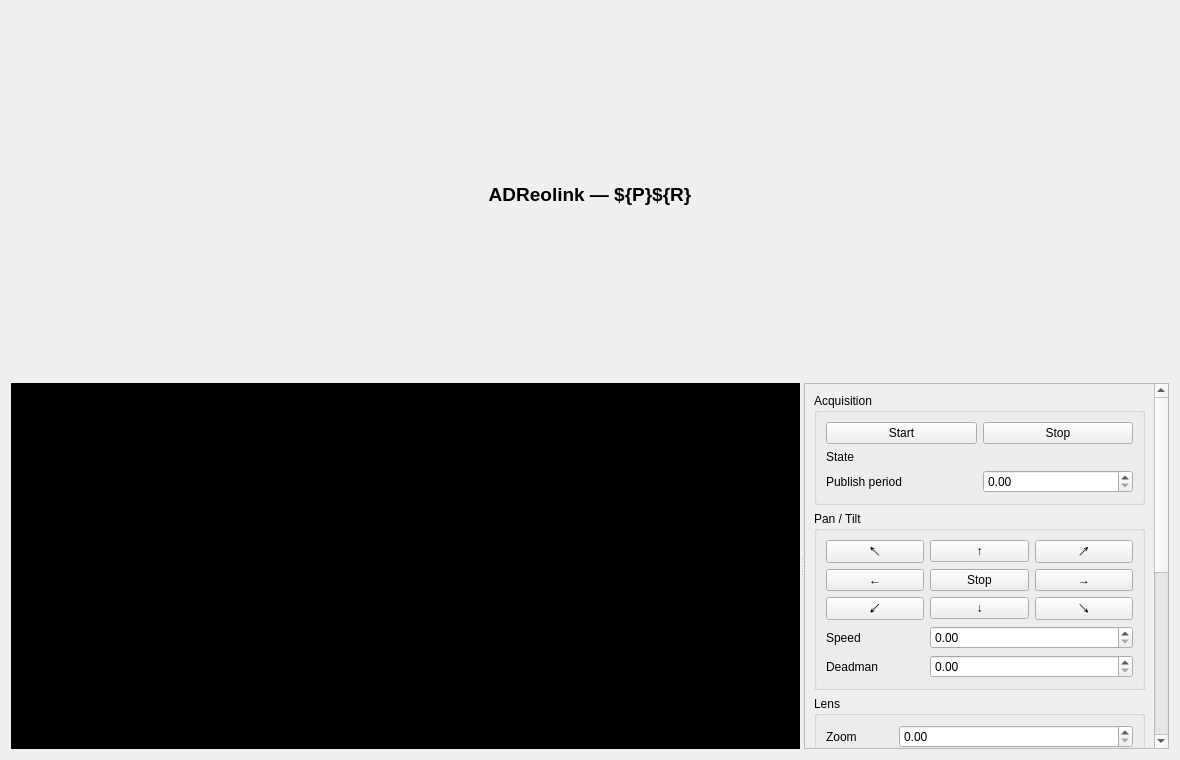
<?xml version="1.0" encoding="UTF-8"?>
<ui version="4.0">
 <class>ADReolink</class>
 <widget class="QWidget" name="ADReolink">
  <property name="geometry">
   <rect><x>0</x><y>0</y><width>1180</width><height>760</height></rect>
  </property>
  <property name="windowTitle"><string>ADReolink Camera</string></property>
  <layout class="QVBoxLayout" name="verticalLayout">
   <item>
    <widget class="QLabel" name="titleLabel">
     <property name="font"><font><pointsize>14</pointsize><weight>75</weight><bold>true</bold></font></property>
     <property name="text"><string>ADReolink — ${P}${R}</string></property>
     <property name="alignment"><set>Qt::AlignCenter</set></property>
    </widget>
   </item>
   <item>
    <widget class="QSplitter" name="splitter">
     <property name="orientation"><enum>Qt::Horizontal</enum></property>
     <widget class="PyDMImageView" name="cameraImage">
      <property name="minimumSize"><size><width>640</width><height>360</height></size></property>
      <property name="styleSheet"><string notr="true">background-color: rgb(0, 0, 0);</string></property>
      <property name="autoDownsample" stdset="0"><bool>true</bool></property>
      <property name="normalizeData" stdset="0"><bool>false</bool></property>
      <property name="readingOrder" stdset="0"><enum>PyDMImageView::Clike</enum></property>
      <property name="imageChannel" stdset="0"><string>pva://${P}${R}Pva1:Image</string></property>
     </widget>
     <widget class="QScrollArea" name="controlsScrollArea">
      <property name="minimumSize"><size><width>360</width><height>0</height></size></property>
      <property name="widgetResizable"><bool>true</bool></property>
      <widget class="QWidget" name="controlsContents">
       <property name="geometry"><rect><x>0</x><y>0</y><width>350</width><height>730</height></rect></property>
       <layout class="QVBoxLayout" name="controlsLayout">
        <item>
         <widget class="QGroupBox" name="acquisitionGroup">
          <property name="title"><string>Acquisition</string></property>
          <layout class="QGridLayout" name="acquisitionLayout">
           <item row="0" column="0">
            <widget class="PyDMPushButton" name="startButton">
             <property name="text"><string>Start</string></property>
             <property name="channel" stdset="0"><string>ca://${P}${R}Acquire</string></property>
             <property name="pressValue" stdset="0"><string>1</string></property>
            </widget>
           </item>
           <item row="0" column="1">
            <widget class="PyDMPushButton" name="stopButton">
             <property name="text"><string>Stop</string></property>
             <property name="channel" stdset="0"><string>ca://${P}${R}Acquire</string></property>
             <property name="pressValue" stdset="0"><string>0</string></property>
            </widget>
           </item>
           <item row="1" column="0"><widget class="QLabel" name="stateTitle"><property name="text"><string>State</string></property></widget></item>
           <item row="1" column="1"><widget class="PyDMLabel" name="stateValue"><property name="channel" stdset="0"><string>ca://${P}${R}DetectorState_RBV</string></property></widget></item>
           <item row="2" column="0"><widget class="QLabel" name="periodTitle"><property name="text"><string>Publish period</string></property></widget></item>
           <item row="2" column="1">
            <widget class="PyDMSpinbox" name="periodValue">
             <property name="channel" stdset="0"><string>ca://${P}${R}AcquirePeriod</string></property>
             <property name="precisionFromPV" stdset="0"><bool>false</bool></property>
             <property name="precision" stdset="0"><number>2</number></property>
             <property name="showUnits" stdset="0"><bool>true</bool></property>
            </widget>
           </item>
          </layout>
         </widget>
        </item>
        <item>
         <widget class="QGroupBox" name="ptzGroup">
          <property name="title"><string>Pan / Tilt</string></property>
          <layout class="QGridLayout" name="ptzLayout">
           <item row="0" column="0"><widget class="PyDMPushButton" name="leftUpButton"><property name="text"><string>↖</string></property><property name="channel" stdset="0"><string>ca://${P}${R}PTZDirection</string></property><property name="pressValue" stdset="0"><string>5</string></property><property name="releaseValue" stdset="0"><string>0</string></property><property name="writeWhenRelease" stdset="0"><bool>true</bool></property></widget></item>
           <item row="0" column="1"><widget class="PyDMPushButton" name="upButton"><property name="text"><string>↑</string></property><property name="channel" stdset="0"><string>ca://${P}${R}PTZDirection</string></property><property name="pressValue" stdset="0"><string>1</string></property><property name="releaseValue" stdset="0"><string>0</string></property><property name="writeWhenRelease" stdset="0"><bool>true</bool></property></widget></item>
           <item row="0" column="2"><widget class="PyDMPushButton" name="rightUpButton"><property name="text"><string>↗</string></property><property name="channel" stdset="0"><string>ca://${P}${R}PTZDirection</string></property><property name="pressValue" stdset="0"><string>6</string></property><property name="releaseValue" stdset="0"><string>0</string></property><property name="writeWhenRelease" stdset="0"><bool>true</bool></property></widget></item>
           <item row="1" column="0"><widget class="PyDMPushButton" name="leftButton"><property name="text"><string>←</string></property><property name="channel" stdset="0"><string>ca://${P}${R}PTZDirection</string></property><property name="pressValue" stdset="0"><string>3</string></property><property name="releaseValue" stdset="0"><string>0</string></property><property name="writeWhenRelease" stdset="0"><bool>true</bool></property></widget></item>
           <item row="1" column="1"><widget class="PyDMPushButton" name="ptzStopButton"><property name="text"><string>Stop</string></property><property name="channel" stdset="0"><string>ca://${P}${R}PTZStop</string></property><property name="pressValue" stdset="0"><string>1</string></property></widget></item>
           <item row="1" column="2"><widget class="PyDMPushButton" name="rightButton"><property name="text"><string>→</string></property><property name="channel" stdset="0"><string>ca://${P}${R}PTZDirection</string></property><property name="pressValue" stdset="0"><string>4</string></property><property name="releaseValue" stdset="0"><string>0</string></property><property name="writeWhenRelease" stdset="0"><bool>true</bool></property></widget></item>
           <item row="2" column="0"><widget class="PyDMPushButton" name="leftDownButton"><property name="text"><string>↙</string></property><property name="channel" stdset="0"><string>ca://${P}${R}PTZDirection</string></property><property name="pressValue" stdset="0"><string>7</string></property><property name="releaseValue" stdset="0"><string>0</string></property><property name="writeWhenRelease" stdset="0"><bool>true</bool></property></widget></item>
           <item row="2" column="1"><widget class="PyDMPushButton" name="downButton"><property name="text"><string>↓</string></property><property name="channel" stdset="0"><string>ca://${P}${R}PTZDirection</string></property><property name="pressValue" stdset="0"><string>2</string></property><property name="releaseValue" stdset="0"><string>0</string></property><property name="writeWhenRelease" stdset="0"><bool>true</bool></property></widget></item>
           <item row="2" column="2"><widget class="PyDMPushButton" name="rightDownButton"><property name="text"><string>↘</string></property><property name="channel" stdset="0"><string>ca://${P}${R}PTZDirection</string></property><property name="pressValue" stdset="0"><string>8</string></property><property name="releaseValue" stdset="0"><string>0</string></property><property name="writeWhenRelease" stdset="0"><bool>true</bool></property></widget></item>
           <item row="3" column="0"><widget class="QLabel" name="speedTitle"><property name="text"><string>Speed</string></property></widget></item>
           <item row="3" column="1" colspan="2"><widget class="PyDMSpinbox" name="speedValue"><property name="channel" stdset="0"><string>ca://${P}${R}PTZSpeed</string></property><property name="precisionFromPV" stdset="0"><bool>false</bool></property><property name="precision" stdset="0"><number>0</number></property></widget></item>
           <item row="4" column="0"><widget class="QLabel" name="deadmanTitle"><property name="text"><string>Deadman</string></property></widget></item>
           <item row="4" column="1" colspan="2"><widget class="PyDMSpinbox" name="deadmanValue"><property name="channel" stdset="0"><string>ca://${P}${R}PTZMoveTimeout</string></property><property name="precisionFromPV" stdset="0"><bool>false</bool></property><property name="precision" stdset="0"><number>2</number></property><property name="showUnits" stdset="0"><bool>true</bool></property></widget></item>
          </layout>
         </widget>
        </item>
        <item>
         <widget class="QGroupBox" name="lensGroup">
          <property name="title"><string>Lens</string></property>
          <layout class="QFormLayout" name="lensLayout">
           <item row="0" column="0"><widget class="QLabel" name="zoomTitle"><property name="text"><string>Zoom</string></property></widget></item>
           <item row="0" column="1"><widget class="PyDMSpinbox" name="zoomValue"><property name="channel" stdset="0"><string>ca://${P}${R}Zoom</string></property><property name="precisionFromPV" stdset="0"><bool>false</bool></property><property name="precision" stdset="0"><number>0</number></property></widget></item>
           <item row="1" column="0"><widget class="QLabel" name="zoomRangeTitle"><property name="text"><string>Zoom range</string></property></widget></item>
           <item row="1" column="1"><layout class="QHBoxLayout" name="zoomRangeLayout"><item><widget class="PyDMLabel" name="zoomMin"><property name="channel" stdset="0"><string>ca://${P}${R}ZoomMin_RBV</string></property></widget></item><item><widget class="QLabel" name="zoomRangeSeparator"><property name="text"><string>to</string></property></widget></item><item><widget class="PyDMLabel" name="zoomMax"><property name="channel" stdset="0"><string>ca://${P}${R}ZoomMax_RBV</string></property></widget></item></layout></item>
           <item row="2" column="0"><widget class="QLabel" name="focusTitle"><property name="text"><string>Focus</string></property></widget></item>
           <item row="2" column="1"><widget class="PyDMSpinbox" name="focusValue"><property name="channel" stdset="0"><string>ca://${P}${R}Focus</string></property><property name="precisionFromPV" stdset="0"><bool>false</bool></property><property name="precision" stdset="0"><number>0</number></property></widget></item>
           <item row="3" column="0"><widget class="QLabel" name="focusRangeTitle"><property name="text"><string>Focus range</string></property></widget></item>
           <item row="3" column="1"><layout class="QHBoxLayout" name="focusRangeLayout"><item><widget class="PyDMLabel" name="focusMin"><property name="channel" stdset="0"><string>ca://${P}${R}FocusMin_RBV</string></property></widget></item><item><widget class="QLabel" name="focusRangeSeparator"><property name="text"><string>to</string></property></widget></item><item><widget class="PyDMLabel" name="focusMax"><property name="channel" stdset="0"><string>ca://${P}${R}FocusMax_RBV</string></property></widget></item></layout></item>
           <item row="4" column="0"><widget class="QLabel" name="autofocusTitle"><property name="text"><string>Autofocus</string></property></widget></item>
           <item row="4" column="1"><widget class="PyDMEnumComboBox" name="autofocusValue"><property name="channel" stdset="0"><string>ca://${P}${R}AutoFocus</string></property></widget></item>
           <item row="5" column="0" colspan="2"><widget class="PyDMPushButton" name="refocusButton"><property name="text"><string>Refocus</string></property><property name="channel" stdset="0"><string>ca://${P}${R}Refocus</string></property><property name="pressValue" stdset="0"><string>1</string></property></widget></item>
          </layout>
         </widget>
        </item>
        <item>
         <widget class="QGroupBox" name="statusGroup">
          <property name="title"><string>Status</string></property>
          <layout class="QFormLayout" name="statusLayout">
           <item row="0" column="0"><widget class="QLabel" name="rtspTitle"><property name="text"><string>RTSP</string></property></widget></item>
           <item row="0" column="1"><widget class="PyDMLabel" name="rtspValue"><property name="channel" stdset="0"><string>ca://${P}${R}RTSPConnected_RBV</string></property></widget></item>
           <item row="1" column="0"><widget class="QLabel" name="controlTitle"><property name="text"><string>Control</string></property></widget></item>
           <item row="1" column="1"><widget class="PyDMLabel" name="controlValue"><property name="channel" stdset="0"><string>ca://${P}${R}ControlConnected_RBV</string></property></widget></item>
           <item row="2" column="0"><widget class="QLabel" name="sourceFpsTitle"><property name="text"><string>Source FPS</string></property></widget></item>
           <item row="2" column="1"><widget class="PyDMLabel" name="sourceFpsValue"><property name="channel" stdset="0"><string>ca://${P}${R}MeasuredFPS_RBV</string></property><property name="showUnits" stdset="0"><bool>true</bool></property></widget></item>
           <item row="3" column="0"><widget class="QLabel" name="publishedFpsTitle"><property name="text"><string>Published FPS</string></property></widget></item>
           <item row="3" column="1"><widget class="PyDMLabel" name="publishedFpsValue"><property name="channel" stdset="0"><string>ca://${P}${R}PublishedFPS_RBV</string></property><property name="showUnits" stdset="0"><bool>true</bool></property></widget></item>
           <item row="4" column="0"><widget class="QLabel" name="capabilitiesTitle"><property name="text"><string>Capabilities</string></property></widget></item>
           <item row="4" column="1"><widget class="PyDMLabel" name="capabilitiesValue"><property name="channel" stdset="0"><string>ca://${P}${R}CapabilityStatus_RBV</string></property><property name="displayFormat" stdset="0"><enum>PyDMLabel::String</enum></property></widget></item>
           <item row="5" column="0"><widget class="QLabel" name="errorTitle"><property name="text"><string>Last error</string></property></widget></item>
           <item row="5" column="1"><widget class="PyDMLabel" name="errorValue"><property name="channel" stdset="0"><string>ca://${P}${R}LastError_RBV</string></property><property name="displayFormat" stdset="0"><enum>PyDMLabel::String</enum></property></widget></item>
          </layout>
         </widget>
        </item>
        <item>
         <layout class="QHBoxLayout" name="relatedDisplaysLayout">
          <item><widget class="PyDMRelatedDisplayButton" name="driverDetailsButton"><property name="text"><string>Driver Details</string></property><property name="filenames" stdset="0"><stringlist><string>ADBase.ui</string></stringlist></property><property name="macros" stdset="0"><stringlist><string>P=${P},R=${R}</string></stringlist></property><property name="openInNewWindow" stdset="0"><bool>true</bool></property></widget></item>
          <item><widget class="PyDMRelatedDisplayButton" name="snapshotDetailsButton"><property name="text"><string>Snapshot Details</string></property><property name="filenames" stdset="0"><stringlist><string>NDFile.ui</string></stringlist></property><property name="macros" stdset="0"><stringlist><string>P=${P},R=${R}JPEG1:</string></stringlist></property><property name="openInNewWindow" stdset="0"><bool>true</bool></property></widget></item>
         </layout>
        </item>
        <item><spacer name="verticalSpacer"><property name="orientation"><enum>Qt::Vertical</enum></property><property name="sizeHint" stdset="0"><size><width>20</width><height>40</height></size></property></spacer></item>
       </layout>
      </widget>
     </widget>
    </widget>
   </item>
  </layout>
 </widget>
 <customwidgets>
  <customwidget><class>PyDMImageView</class><extends>QWidget</extends><header>pydm.widgets.image</header></customwidget>
  <customwidget><class>PyDMPushButton</class><extends>QPushButton</extends><header>pydm.widgets.pushbutton</header></customwidget>
  <customwidget><class>PyDMLabel</class><extends>QLabel</extends><header>pydm.widgets.label</header></customwidget>
  <customwidget><class>PyDMSpinbox</class><extends>QDoubleSpinBox</extends><header>pydm.widgets.spinbox</header></customwidget>
  <customwidget><class>PyDMEnumComboBox</class><extends>QComboBox</extends><header>pydm.widgets.enum_combo_box</header></customwidget>
  <customwidget><class>PyDMRelatedDisplayButton</class><extends>QPushButton</extends><header>pydm.widgets.related_display_button</header></customwidget>
 </customwidgets>
 <resources/>
 <connections/>
</ui>
